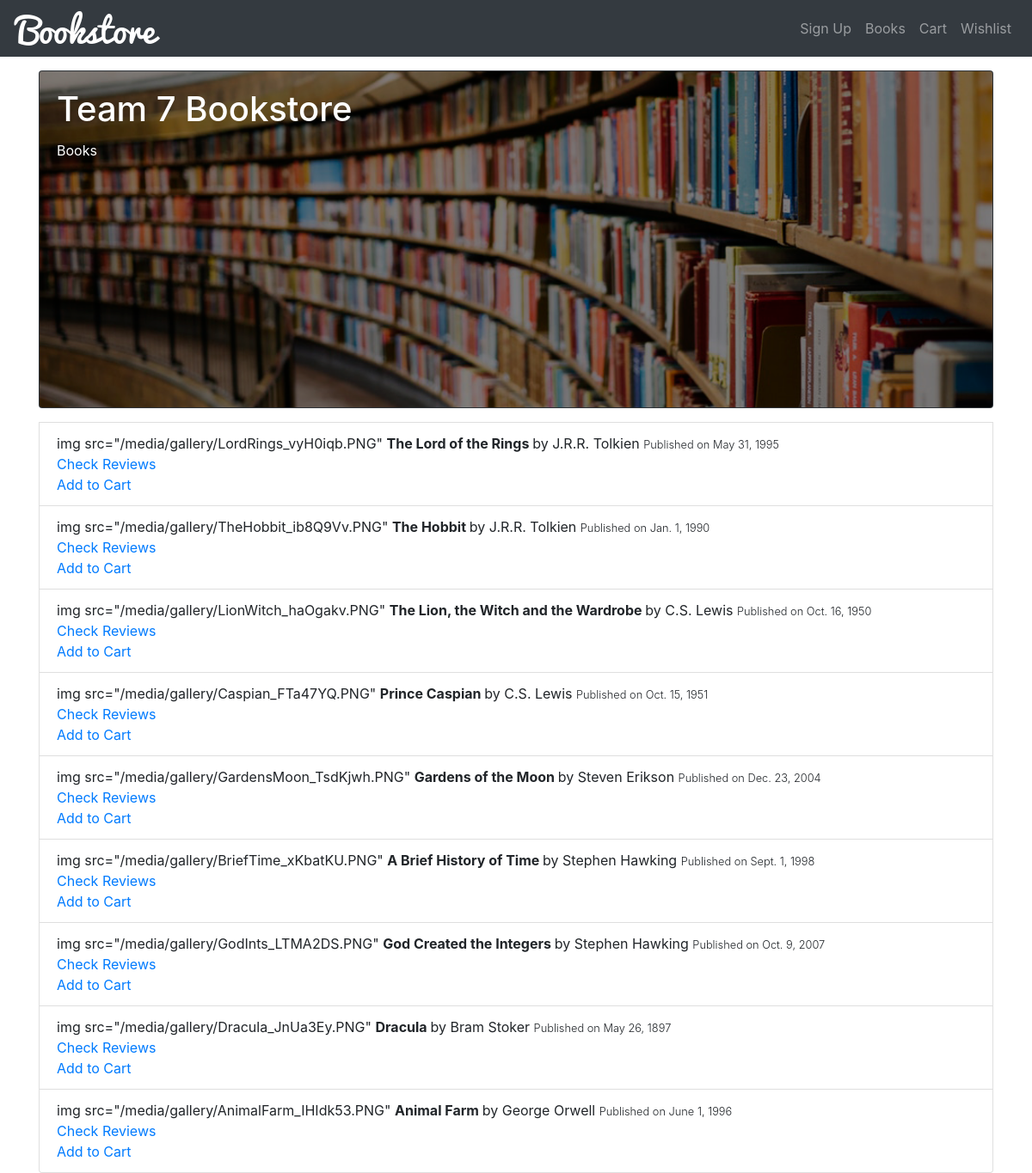
The page /books/ on the database its author committed.
### bookstore/models.py (models this page shows, shortened)
class Book(models.Model):
	title = models.CharField(max_length=100)
	author = models.ForeignKey(Author, on_delete=models.CASCADE)
	datePublished = models.DateField()
	bookDescription = models.TextField(null=True)
	genre = models.ForeignKey(Genre, on_delete=models.SET('Default'))
	publisher = models.ForeignKey(Publisher, on_delete=models.SET('Default'))
	price = models.DecimalField(max_digits=5, decimal_places=2)
	photo = models.ImageField(upload_to="gallery")

class Author(models.Model):
	name = models.CharField(max_length=50)
	biography = models.CharField(max_length=500)
	def __str__(self):
		return self.name

### bookstore/views.py (the view)
# urls.py: path('books/', views.books, name='bookstore-books'),
def books(request):
    context  = {
        'posts': Book.objects.all(),
        'title':'Books'
    }
    return render(request,'bookstore/books.html', context)

### bookstore/templates/bookstore/books.html (shortened to what this page needs)
{% extends 'base.html'%}
{% block content %}
{% load staticfiles %}
        {% for book in posts %}
            <li class="list-group-item">
                img src="{{ book.photo.url }}"
		<span class="font-weight-bold">
                    {{ book.title }}
                </span>
                by {{ book.author }}
                <small class="text-right font-weight-light">
                    Published on {{ book.datePublished }}
                </small>
                <br>
                <a href="{% url 'reviews' book.id book.title %}">Check Reviews</a>
                <br>
                <a href="{% url 'addtocart' book.id %}?from={{request.path|urlencode}}">Add to Cart</a>
            </li>
        {% endfor %}
{% endblock content %}

### rows shown on the page
Book: photo "/media/gallery/LordRings_vyH0iqb.PNG", title "The Lord of the Rings", author "J.R.R. Tolkien", datePublished "May 31, 1995"
Book: photo "/media/gallery/TheHobbit_ib8Q9Vv.PNG", title "The Hobbit", author "J.R.R. Tolkien", datePublished "Jan. 1, 1990"
Book: photo "/media/gallery/LionWitch_haOgakv.PNG", title "The Lion, the Witch and the Wardrobe", author "C.S. Lewis", datePublished "Oct. 16, 1950"
Book: photo "/media/gallery/Caspian_FTa47YQ.PNG", title "Prince Caspian", author "C.S. Lewis", datePublished "Oct. 15, 1951"
Book: photo "/media/gallery/GardensMoon_TsdKjwh.PNG", title "Gardens of the Moon", author "Steven Erikson", datePublished "Dec. 23, 2004"
Book: photo "/media/gallery/BriefTime_xKbatKU.PNG", title "A Brief History of Time", author "Stephen Hawking", datePublished "Sept. 1, 1998"
Book: photo "/media/gallery/GodInts_LTMA2DS.PNG", title "God Created the Integers", author "Stephen Hawking", datePublished "Oct. 9, 2007"
Book: photo "/media/gallery/Dracula_JnUa3Ey.PNG", title "Dracula", author "Bram Stoker", datePublished "May 26, 1897"
Book: photo "/media/gallery/AnimalFarm_IHIdk53.PNG", title "Animal Farm", author "George Orwell", datePublished "June 1, 1996"

### other values the page prints
{{ title }} "Books"
